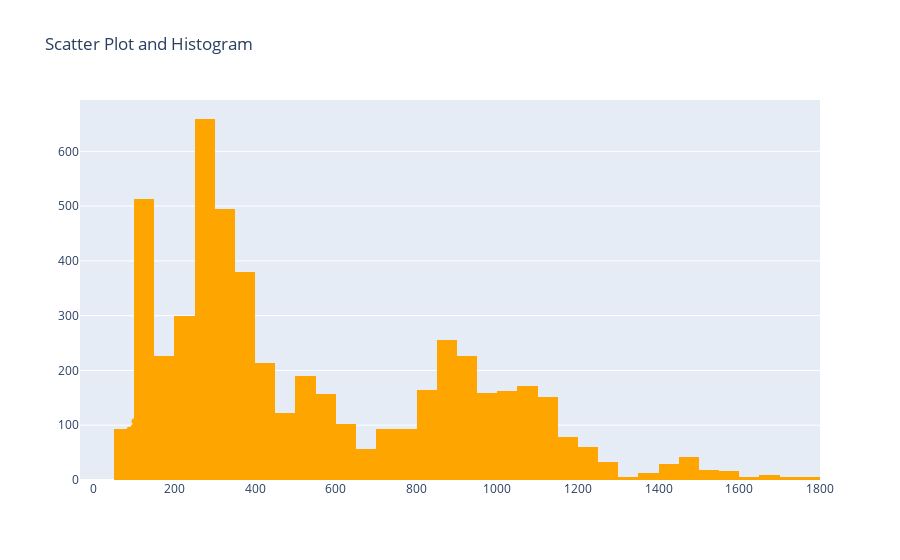

The notebook cell this image was saved under:
### Code cell
import plotly.graph_objects as go

# Create scatter plot
fig1 = px.scatter(dataset.head(100), x="Open", y="Close", title="Open v/s Close", color_discrete_sequence=['orange'])

# Create histogram
fig2 = px.histogram(dataset, x="Close", nbins=50, title="Histogram of Close Prices", color_discrete_sequence=['orange'])

# Create subplots
fig = go.Figure()
fig.add_trace(fig1['data'][0])
fig.add_trace(fig2['data'][0])

# Update layout
fig.update_layout(title="Scatter Plot and Histogram", showlegend=False)

# Show the figure
fig.show()

### Figure 1 — Plotly figure (JSON) as saved in the notebook; plotly's stock layout.template omitted (floating-point values rounded to 4 significant figures; data arrays with more than 128 entries replaced by an {"elided": "..."} marker saying what was removed)
{"data": [{"hovertemplate": "Open=%{x}<br>Close=%{y}<extra></extra>", "legendgroup": "", "marker": {"color": "orange", "symbol": "circle"}, "mode": "markers", "name": "", "orientation": "v", "showlegend": false, "type": "scatter", "x": [74.35, 73.05, 70, 71, 69, 67, 69.15, 69, 80, 78, 81.8, 88.1, 88.7, 98.9, 103.8, 101, 112, 125.2, 130, 145, 157.8, 170.4, 180.9, 160, 153.5, 160, 163, 160, 178.8, 161.7, 171.9, 173.7, 179.9, 179, 177, 171, 163, 163, 154, 167, 186.2, 170, 199.8, 215.8, 233.1, 245, 249.5, 213, 199.9, 216, 200, 203.1, 215, 202, 197, 207, 228, 238, 242, 239.8, 258.9, 239.8, 272.8, 245.8, 227.7, 212, 215.9, 224, 220, 259, 232, 206.6, 219.9, 235, 220, 218.9, 197, 216, 224, 225, 235, 218, 228, 219, 214, 209, 219, 213.1, 207.2, 201.1, 212.9, 211, 209.1, 208.1, 209.1, 205, 203, 208.9, 205.3, 209], "xaxis": "x", "y": [74.75, 73.05, 69.5, 70.05, 67.4, 69.9, 69.35, 74.9, 79.35, 79, 85.35, 84.8, 91.6, 96.35, 99.35, 107.3, 115.9, 125.2, 135.2, 146.1, 157.8, 170.4, 156.8, 144.4, 155.6, 151.6, 156.6, 169.1, 160.3, 171.7, 164.2, 177.1, 179.8, 174.3, 170.2, 158.9, 156.9, 148.8, 160.3, 173.2, 171.3, 185, 199.8, 215.8, 233.1, 238.2, 219.3, 201.8, 211.7, 201.1, 201.2, 210.3, 203.9, 191.8, 200.3, 216.4, 233.8, 237.7, 221.9, 239.8, 258.9, 267.1, 247.4, 229.2, 210.9, 202.8, 219.1, 236.7, 242.8, 236.9, 224.5, 209.2, 219.9, 217.6, 215.4, 206.2, 202.7, 218.9, 229.2, 235.5, 220.2, 223, 211.4, 215.8, 210.1, 219, 215.2, 204.2, 208.2, 209.2, 207.9, 209.7, 210.1, 210.1, 205.6, 208.9, 206.7, 207.7, 207.7, 209.8], "yaxis": "y"}, {"alignmentgroup": "True", "bingroup": "x", "hovertemplate": "Close=%{x}<br>count=%{y}<extra></extra>", "legendgroup": "", "marker": {"color": "orange", "pattern": {"shape": ""}}, "name": "", "nbinsx": 50, "offsetgroup": "", "orientation": "v", "showlegend": false, "type": "histogram", "x": {"elided": "5306 float values"}, "xaxis": "x", "yaxis": "y"}], "layout": {"showlegend": false, "title": {"text": "Scatter Plot and Histogram"}}}
